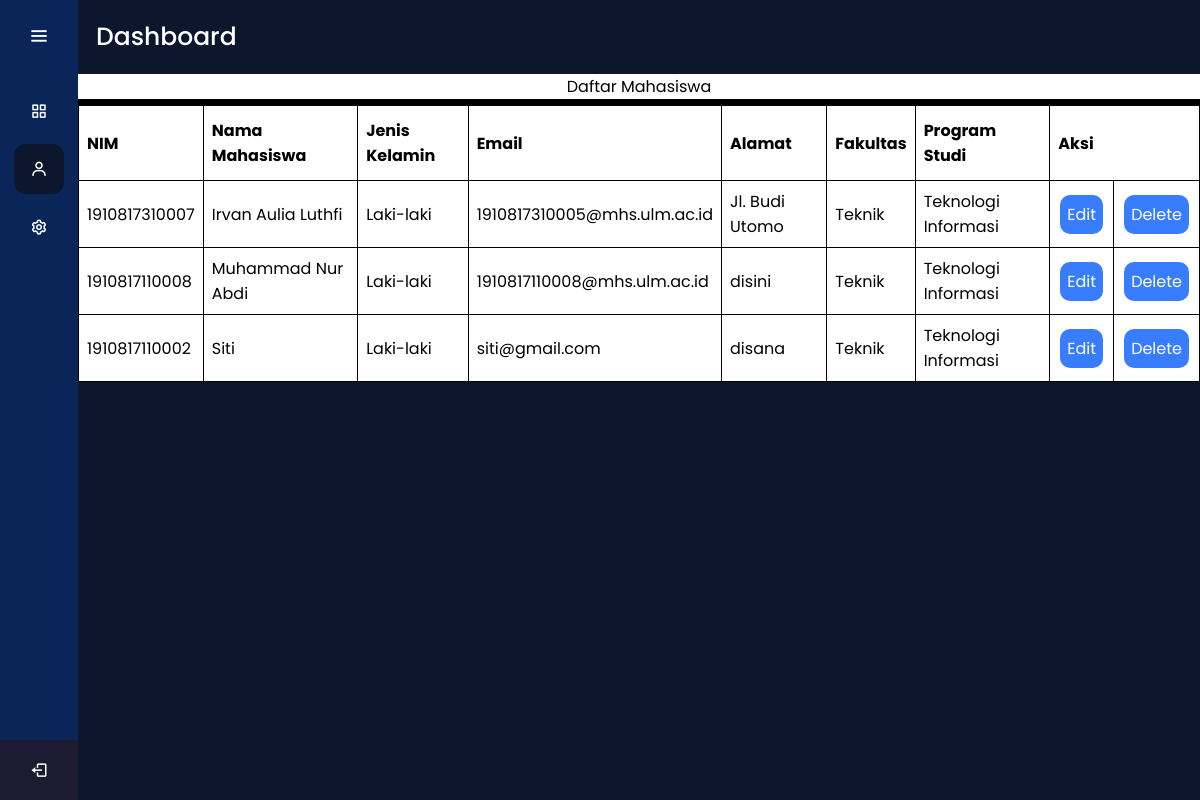
Page /list_mahasiswa.php (signed in) on the committed database.
### tables this page shows
CREATE TABLE `mahasiswa` (
  `nim_mahasiswa` varchar(13) NOT NULL,
  `nama_mahasiswa` varchar(25) NOT NULL,
  `email_mahasiswa` varchar(254) NOT NULL,
  `gender_mahasiswa` varchar(10) NOT NULL,
  `alamat_mahasiswa` varchar(255) NOT NULL,
  `fakultas_mahasiswa` varchar(20) NOT NULL,
  `prodi_mahasiswa` varchar(30) NOT NULL,
  PRIMARY KEY (`nim_mahasiswa`)
);

### list_mahasiswa.php (the view, shortened to what this page needs)
<!DOCTYPE html>
<html lang="en" dir="ltr">
<head>
    <link rel="stylesheet" href="style/list_style.css">
    <link href='https://unpkg.com/boxicons@2.0.7/css/boxicons.min.css' rel='stylesheet'>
</head>
<body>
    <div class="sidebar">
        <div class="logo-details">
            <i class='bx bx-menu' id="btn"></i>
        </div>
        <ul class="nav-list">
            <li>
                <a href="index.php">
                    <i class='bx bx-grid-alt'></i>
                </a>
            </li>
            <div class="sidebar-file">
                <li>
                    <?php if ($_SESSION['level_user'] == "Admin") { ?>
                        <a href="user.php">
                        <?php } ?>
                                <i class='bx bx-user'></i>
                                </a>
                </li>
            </div>
            <li>
                <?php if ($_SESSION['level_user'] == "Admin") { ?>
                    <a href="edit_password_admin.php">
                    <?php } ?>
                            <i class='bx bx-cog'></i>
                            </a>
            </li>
            <li class="profile">
                <div class="profile-details">
                    <div class="name_job">
                        <div class="name"><?php echo "$_SESSION[login_user]"; ?></div>
                        <div class="job"><?php echo "$_SESSION[level_user]"; ?></div>
                    </div>
                </div>
                <a href="logic/logout.php">
                    <i class='bx bx-log-out' id="log_out"></i>
                </a>
            </li>
        </ul>
    </div>
    <section class="home-section" style="background-color: #0C172D;">
        <div class="text" style="color: white;">Dashboard</div>
        <p>Daftar Mahasiswa</p>
        <table id="customers">
            <tr>
                <th>NIM</th>
                <th>Nama Mahasiswa</th>
                <th>Jenis Kelamin</th>
                <th>Email</th>
                <th>Alamat</th>
                <th>Fakultas</th>
                <th>Program Studi</th>
                <th colspan="2">Aksi</th>
            </tr>
            <?php
            require_once("logic/koneksi.php");
            $data = $pdo_conn->prepare("SELECT * FROM mahasiswa ORDER BY nama_mahasiswa ASC");
            $data->execute();
            $result = $data->fetchAll();
            if (!empty($result)) {
                foreach ($result as $row) {
            ?>
                    <tr>
                        <td><?php echo $row["nim_mahasiswa"]; ?></td>
                        <td><?php echo $row["nama_mahasiswa"]; ?></td>
                        <td><?php echo $row["gender_mahasiswa"]; ?></td>
                        <td><?php echo $row["email_mahasiswa"]; ?></td>
                        <td><?php echo $row["alamat_mahasiswa"]; ?></td>
                        <td><?php echo $row["fakultas_mahasiswa"]; ?></td>
                        <td><?php echo $row["prodi_mahasiswa"]; ?></td>
                        <td><a class="button" href='edit_mahasiswa.php?nim=<?php echo $row['nim_mahasiswa']; ?>'>Edit</a></td>
                        <td><a class="button" href='logic/delete_mahasiswa.php?nim=<?php echo $row['nim_mahasiswa']; ?>'>Delete</a></td>
                    </tr>
            <?php
                }
            }
            ?>
        </table>
    </section>
</body>
</html>

### style/list_style.css (style rules this page uses)
* { margin: 0; padding: 0; box-sizing: border-box; font-family: "Poppins", sans-serif; }
.sidebar { position: fixed; left: 0; top: 0; height: 100%; width: 78px; background: #0A2558; padding: 6px 14px; z-index: 99; transition: all 0.5s ease; }
.sidebar .logo-details { height: 60px; display: flex; align-items: center; position: relative; }
.sidebar .logo-details #btn { position: absolute; top: 50%; right: 0; transform: translateY(-50%); font-size: 22px; transition: all 0.4s ease; font-size: 23px; text-align: center; cursor: pointer; transition: all 0.5s ease; }
.sidebar i { color: #fff; height: 60px; min-width: 50px; font-size: 28px; text-align: center; line-height: 60px; }
.sidebar .nav-list { margin-top: 20px; height: 100%; }
.sidebar li { position: relative; margin: 8px 0; list-style: none; }
.sidebar li a { display: flex; height: 100%; width: 100%; border-radius: 12px; align-items: center; text-decoration: none; transition: all 0.4s ease; }
.sidebar-file li a { display: flex; height: 100%; width: 100%; border-radius: 12px; align-items: center; text-decoration: none; transition: all 0.4s ease; background: #0C172D; }
.sidebar li i { height: 50px; line-height: 50px; font-size: 18px; border-radius: 12px; }
.sidebar li.profile { position: fixed; height: 60px; width: 78px; left: 0; bottom: -8px; padding: 10px 14px; background: #0C172D; transition: all 0.5s ease; overflow: hidden; }
.sidebar li .profile-details { display: flex; align-items: center; flex-wrap: nowrap; }
.sidebar li.profile .name, .sidebar li.profile .job { font-size: 15px; font-weight: 400; color: #fff; white-space: nowrap; }
.sidebar li.profile .job { font-size: 12px; }
.sidebar .profile #log_out { position: absolute; top: 50%; right: 0; transform: translateY(-50%); background: #1d1b31; width: 100%; height: 60px; line-height: 60px; border-radius: 0px; transition: all 0.5s ease; }
.home-section { position: relative; background: #E4E9F7; min-height: 100vh; top: 0; left: 78px; width: calc(100% - 78px); transition: all 0.5s ease; z-index: 2; }
.home-section .text { display: inline-block; color: #11101d; font-size: 25px; font-weight: 500; margin: 18px }
#customers { font-family: Arial, Helvetica, sans-serif; border-collapse: collapse; width: 100%; }
#customers td, #customers th { border: 1px solid black; padding: 8px; }
#customers tr { background-color: white; }
#customers th { padding-top: 12px; padding-bottom: 12px; text-align: left; background-color: white; color: black; }
p { text-align: center; border-bottom: 6px solid black; background-color: white; }
.button { background-color: #387DFF; border: none; border-radius: 10px; color: white; padding: 7px; text-align: center; text-decoration: none; display: inline-block; font-size: 16px; margin: 4px 2px; cursor: pointer; }

### rows in the picture
mahasiswa: nim_mahasiswa "1910817310007", nama_mahasiswa "Irvan Aulia Luthfi", gender_mahasiswa "Laki-laki", email_mahasiswa "1910817310005@mhs.ulm.ac.id", alamat_mahasiswa "Jl. Budi Utomo", fakultas_mahasiswa "Teknik", prodi_mahasiswa "Teknologi Informasi"
mahasiswa: nim_mahasiswa "1910817110008", nama_mahasiswa "Muhammad Nur Abdi", gender_mahasiswa "Laki-laki", email_mahasiswa "1910817110008@mhs.ulm.ac.id", alamat_mahasiswa "disini", fakultas_mahasiswa "Teknik", prodi_mahasiswa "Teknologi Informasi"
mahasiswa: nim_mahasiswa "1910817110002", nama_mahasiswa "Siti", gender_mahasiswa "Laki-laki", email_mahasiswa "siti@gmail.com", alamat_mahasiswa "disana", fakultas_mahasiswa "Teknik", prodi_mahasiswa "Teknologi Informasi"
